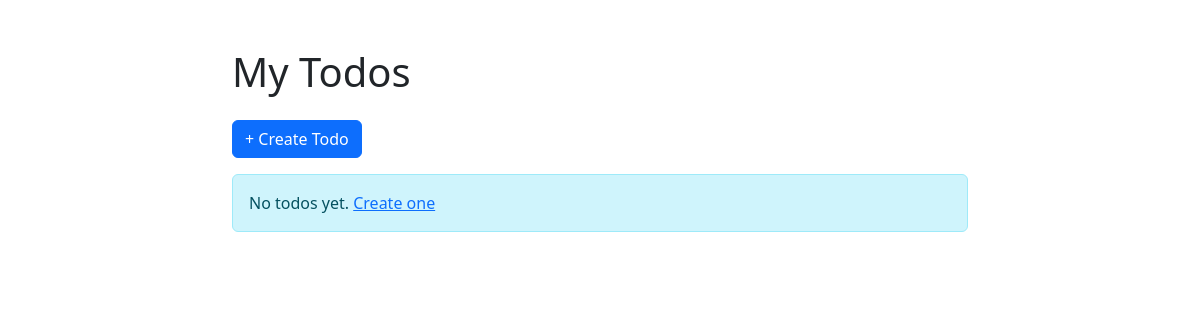
The app's page /, older data.
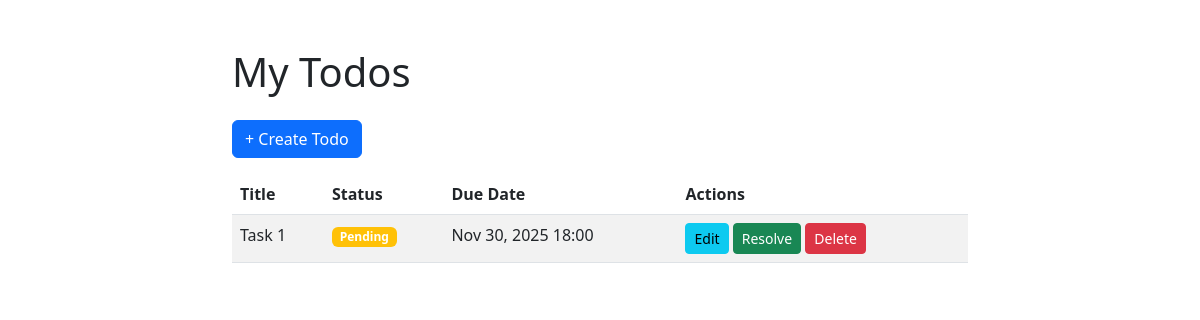
The same page, newer data.
### todoapp/models.py (models this page shows, shortened)
class Todo(models.Model):
    STATUS_CHOICES = [
        ('pending', 'Pending'),
        ('resolved', 'Resolved'),
    ]
    title = models.CharField(max_length=200)
    description = models.TextField(blank=True, null=True)
    due_date = models.DateTimeField(null=True, blank=True)
    status = models.CharField(max_length=10, choices=STATUS_CHOICES, default='pending')
    created_at = models.DateTimeField(auto_now_add=True)
    updated_at = models.DateTimeField(auto_now=True)
    class Meta:
        ordering = ['due_date']
        verbose_name_plural = 'Todos'

### todoapp/views.py (the view)
# urls.py: path('', views.TodoListView.as_view(), name='todo-list'),
class TodoListView(View):
    def get(self, request):
        todos = Todo.objects.all()
        return render(request, 'todoapp/list.html', {'todos': todos})

### todoapp/templates/todoapp/list.html (shortened to what this page needs)
<!DOCTYPE html>
<html lang="en">
<head>
    <link href="https://cdn.jsdelivr.net/npm/bootstrap@5.3.0/dist/css/bootstrap.min.css" rel="stylesheet">
</head>
<body>
    <div class="container mt-5">
        <div class="row">
            <div class="col-md-8 offset-md-2">
                <h1 class="mb-4">My Todos</h1>
                <a href="{% url 'todo-create' %}" class="btn btn-primary mb-3">+ Create Todo</a>
                {% if todos %}
                    <table class="table table-striped">
                        <thead>
                            <tr>
                                <th>Title</th>
                                <th>Status</th>
                                <th>Due Date</th>
                                <th>Actions</th>
                            </tr>
                        </thead>
                        <tbody>
                            {% for todo in todos %}
                                <tr>
                                    <td>{{ todo.title }}</td>
                                    <td>
                                        <span class="badge {% if todo.status == 'resolved' %}bg-success{% else %}bg-warning{% endif %}">
                                            {{ todo.get_status_display }}
                                        </span>
                                    </td>
                                    <td>{{ todo.due_date|date:"M d, Y H:i" }}</td>
                                    <td>
                                        <a href="{% url 'todo-edit' todo.pk %}" class="btn btn-sm btn-info">Edit</a>
                                        {% if todo.status != 'resolved' %}
                                            <form method="post" action="{% url 'todo-resolve' todo.pk %}" style="display:inline;">
                                                <button type="submit" class="btn btn-sm btn-success">Resolve</button>
                                            </form>
                                        {% endif %}
                                        <form method="post" action="{% url 'todo-delete' todo.pk %}" style="display:inline;" onsubmit="return confirm('Are you sure?');">
                                            <button type="submit" class="btn btn-sm btn-danger">Delete</button>
                                        </form>
                                    </td>
                                </tr>
                            {% endfor %}
                        </tbody>
                    </table>
                {% else %}
                    <div class="alert alert-info">No todos yet. <a href="{% url 'todo-create' %}">Create one</a></div>
                {% endif %}
            </div>
        </div>
    </div>
</body>
</html>

Row changes from the older to the newer data that the page shows:
added Todo: title "Task 1", status "Pending", due_date "Nov 30, 2025 18:00", shows "Resolve"
Text that changed along with them:
text no longer shown: "No todos yet. Create one"
text now shown: "Title Status Due Date Actions"
